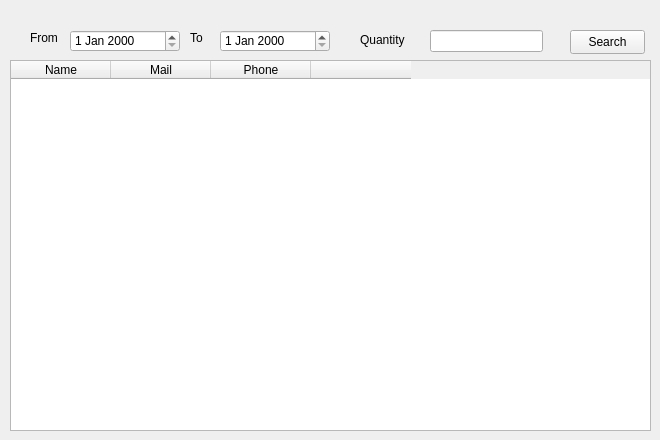
      <widget class="QWidget" name="tab_14">
       <attribute name="title">
        <string>Top 10 Client</string>
       </attribute>
       <widget class="QPushButton" name="pushButton_20">
        <property name="geometry">
         <rect>
          <x>570</x>
          <y>30</y>
          <width>75</width>
          <height>24</height>
         </rect>
        </property>
        <property name="text">
         <string>Search</string>
        </property>
       </widget>
       <widget class="QLabel" name="label_11">
        <property name="geometry">
         <rect>
          <x>30</x>
          <y>30</y>
          <width>49</width>
          <height>16</height>
         </rect>
        </property>
        <property name="text">
         <string>From</string>
        </property>
       </widget>
       <widget class="QDateEdit" name="dateEdit_3">
        <property name="geometry">
         <rect>
          <x>220</x>
          <y>30</y>
          <width>110</width>
          <height>22</height>
         </rect>
        </property>
       </widget>
       <widget class="QDateEdit" name="dateEdit_4">
        <property name="geometry">
         <rect>
          <x>70</x>
          <y>30</y>
          <width>110</width>
          <height>22</height>
         </rect>
        </property>
       </widget>
       <widget class="QLabel" name="label_10">
        <property name="geometry">
         <rect>
          <x>190</x>
          <y>30</y>
          <width>21</width>
          <height>16</height>
         </rect>
        </property>
        <property name="text">
         <string>To</string>
        </property>
       </widget>
       <widget class="QTableWidget" name="tableWidget_6">
        <property name="geometry">
         <rect>
          <x>10</x>
          <y>60</y>
          <width>641</width>
          <height>371</height>
         </rect>
        </property>
        <column>
         <property name="text">
          <string>Name</string>
         </property>
        </column>
        <column>
         <property name="text">
          <string>Mail</string>
         </property>
        </column>
        <column>
         <property name="text">
          <string>Phone</string>
         </property>
        </column>
        <column>
         <property name="text">
          <string/>
         </property>
        </column>
       </widget>
       <widget class="QLabel" name="label_12">
        <property name="geometry">
         <rect>
          <x>360</x>
          <y>30</y>
          <width>51</width>
          <height>20</height>
         </rect>
        </property>
        <property name="text">
         <string>Quantity</string>
        </property>
       </widget>
       <widget class="QLineEdit" name="lineEdit_19">
        <property name="geometry">
         <rect>
          <x>430</x>
          <y>30</y>
          <width>113</width>
          <height>22</height>
         </rect>
        </property>
       </widget>
      </widget>
